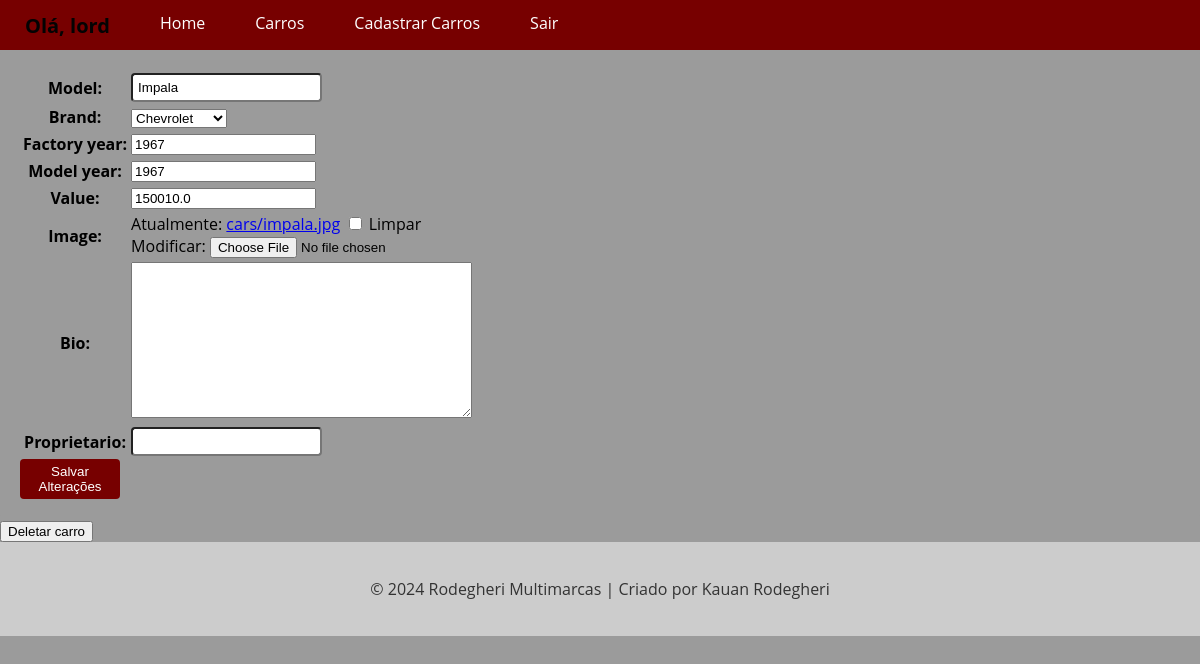
/car/11/update/ (signed in), run on an earlier commit of the app's database.
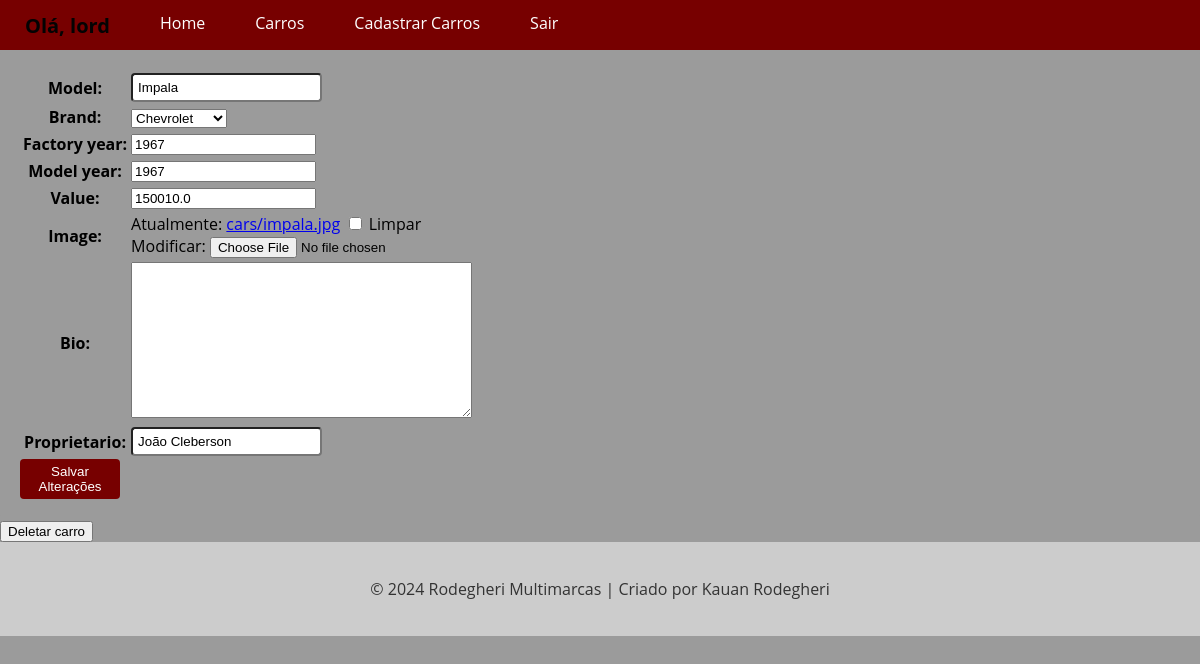
And on a later commit of the database.
### cars/models.py (models this page shows, shortened)
class Car(models.Model):
    id = models.AutoField(primary_key=True)
    model = models.CharField(max_length=50)
    brand = models.ForeignKey(Brand, on_delete=models.PROTECT, related_name='car_brand')
    factory_year = models.IntegerField(blank=True, null=True)
    model_year = models.IntegerField(blank=True, null=True)
    value = models.FloatField(blank=True, null=True)
    image = models.ImageField(upload_to='cars/', blank=True, null=True)
    bio = models.TextField(blank=True, null=True)
    proprietario = models.CharField(max_length=150, null=True)

### cars/views.py (the view, shortened to what this page needs)
# urls.py: path('car/<int:pk>/update/', CarUpdateView.as_view(), name= 'car_update'),
@method_decorator(login_required(login_url='login'), name='dispatch')
class CarUpdateView(UpdateView):
    model = Car
    form_class = CarModelForm
    template_name = 'car_update.html'

### cars/forms.py (shortened to what this page needs)
class CarModelForm(forms.ModelForm):
    class Meta:
        model = Car
        fields = '__all__'

### cars/models.py (called while the page is built)
    def __str__(self):
        return self.nome

### cars/Templates/car_update.html (shortened to what this page needs)
{% extends 'base.html' %}
{% block content %}
    <form method="POST" enctype="multipart/form-data">
        <table>
            {{ form.as_table }}
        </table>
        <button type="submit">Salvar Alterações</button>
    </form>
    <button
    class="btn btn-danger"
    onclick="location.href='{% url 'delete_car' pk=object.id %}'">Deletar carro</button>
{% endblock %}

What changed in the data, as far as the page shows it:
changed Car "Impala": proprietario (not shown) → "João Cleberson"
